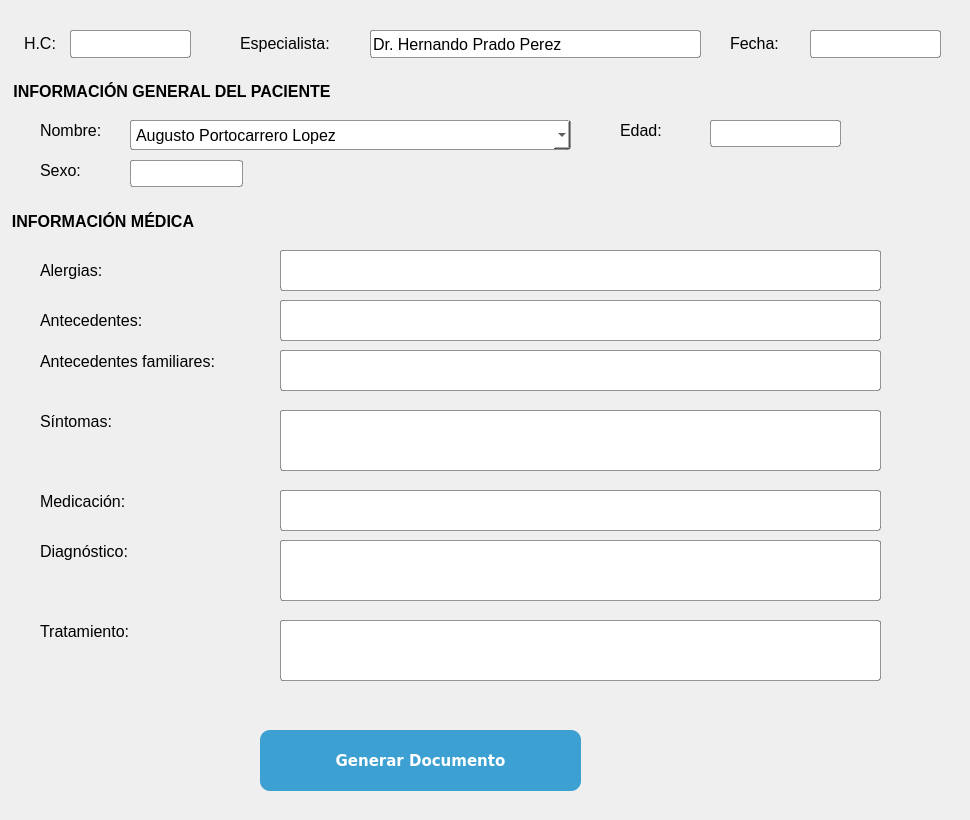
    <widget class="QWidget" name="tab_2">
     <attribute name="title">
      <string>Tab 2</string>
     </attribute>
     <widget class="QLabel" name="label_4">
      <property name="geometry">
       <rect>
        <x>730</x>
        <y>33</y>
        <width>71</width>
        <height>20</height>
       </rect>
      </property>
      <property name="font">
       <font>
        <family>Arial</family>
        <pointsize>12</pointsize>
       </font>
      </property>
      <property name="text">
       <string>Fecha:</string>
      </property>
     </widget>
     <widget class="QLineEdit" name="lineEdit_4">
      <property name="enabled">
       <bool>true</bool>
      </property>
      <property name="geometry">
       <rect>
        <x>810</x>
        <y>30</y>
        <width>131</width>
        <height>28</height>
       </rect>
      </property>
      <property name="font">
       <font>
        <family>Arial</family>
        <pointsize>12</pointsize>
       </font>
      </property>
      <property name="cursor">
       <cursorShape>ForbiddenCursor</cursorShape>
      </property>
      <property name="styleSheet">
       <string notr="true">background-color: rgb(255, 255, 255); border: 1px solid rgba(0,0,0, 0.4); border-radius: 3px</string>
      </property>
      <property name="inputMethodHints">
       <set>Qt::ImhNone</set>
      </property>
      <property name="text">
       <string/>
      </property>
      <property name="readOnly">
       <bool>true</bool>
      </property>
     </widget>
     <widget class="QLabel" name="label_6">
      <property name="geometry">
       <rect>
        <x>24</x>
        <y>33</y>
        <width>61</width>
        <height>20</height>
       </rect>
      </property>
      <property name="font">
       <font>
        <family>Arial</family>
        <pointsize>12</pointsize>
       </font>
      </property>
      <property name="text">
       <string>H.C:</string>
      </property>
     </widget>
     <widget class="QLineEdit" name="lineEdit_6">
      <property name="geometry">
       <rect>
        <x>70</x>
        <y>30</y>
        <width>121</width>
        <height>28</height>
       </rect>
      </property>
      <property name="font">
       <font>
        <family>Arial</family>
        <pointsize>12</pointsize>
        <weight>50</weight>
        <bold>false</bold>
       </font>
      </property>
      <property name="styleSheet">
       <string notr="true">background-color: rgb(255, 255, 255); border: 1px solid rgba(0,0,0, 0.4); border-radius: 3px</string>
      </property>
      <property name="text">
       <string/>
      </property>
      <property name="alignment">
       <set>Qt::AlignLeading|Qt::AlignLeft|Qt::AlignVCenter</set>
      </property>
      <property name="readOnly">
       <bool>false</bool>
      </property>
     </widget>
     <widget class="QGroupBox" name="groupBox_2">
      <property name="geometry">
       <rect>
        <x>10</x>
        <y>210</y>
        <width>931</width>
        <height>601</height>
       </rect>
      </property>
      <property name="font">
       <font>
        <family>Arial</family>
        <pointsize>12</pointsize>
        <weight>75</weight>
        <bold>true</bold>
       </font>
      </property>
      <property name="styleSheet">
       <string notr="true">
border-radius: 0px
</string>
      </property>
      <property name="title">
       <string>INFORMACIÓN MÉDICA</string>
      </property>
      <widget class="QLabel" name="label_10">
       <property name="geometry">
        <rect>
         <x>30</x>
         <y>50</y>
         <width>81</width>
         <height>21</height>
        </rect>
       </property>
       <property name="font">
        <font>
         <family>Arial</family>
         <pointsize>12</pointsize>
        </font>
       </property>
       <property name="styleSheet">
        <string notr="true">border-width: 0px</string>
       </property>
       <property name="text">
        <string>Alergias:</string>
       </property>
      </widget>
      <widget class="QLabel" name="label_8">
       <property name="geometry">
        <rect>
         <x>30</x>
         <y>200</y>
         <width>101</width>
         <height>23</height>
        </rect>
       </property>
       <property name="font">
        <font>
         <family>Arial</family>
         <pointsize>12</pointsize>
         <weight>50</weight>
         <bold>false</bold>
        </font>
       </property>
       <property name="styleSheet">
        <string notr="true">border-width: 0px</string>
       </property>
       <property name="text">
        <string>Síntomas:</string>
       </property>
      </widget>
      <widget class="QTextEdit" name="textEdit_2">
       <property name="geometry">
        <rect>
         <x>270</x>
         <y>200</y>
         <width>601</width>
         <height>61</height>
        </rect>
       </property>
       <property name="font">
        <font>
         <family>Arial</family>
         <pointsize>12</pointsize>
        </font>
       </property>
       <property name="styleSheet">
        <string notr="true">background-color: rgb(255, 255, 255); border: 1px solid rgba(0,0,0, 0.4); border-radius: 3px</string>
       </property>
       <property name="html">
        <string>&lt;!DOCTYPE HTML PUBLIC &quot;-//W3C//DTD HTML 4.0//EN&quot; &quot;http://www.w3.org/TR/REC-html40/strict.dtd&quot;&gt;
&lt;html&gt;&lt;head&gt;&lt;meta name=&quot;qrichtext&quot; content=&quot;1&quot; /&gt;&lt;style type=&quot;text/css&quot;&gt;
p, li { white-space: pre-wrap; }
&lt;/style&gt;&lt;/head&gt;&lt;body style=&quot; font-family:'Arial'; font-size:12pt; font-weight:400; font-style:normal;&quot;&gt;
&lt;p style=&quot;-qt-paragraph-type:empty; margin-top:0px; margin-bottom:0px; margin-left:0px; margin-right:0px; -qt-block-indent:0; text-indent:0px;&quot;&gt;&lt;br /&gt;&lt;/p&gt;&lt;/body&gt;&lt;/html&gt;</string>
       </property>
      </widget>
      <widget class="QLabel" name="label_9">
       <property name="geometry">
        <rect>
         <x>30</x>
         <y>330</y>
         <width>121</width>
         <height>23</height>
        </rect>
       </property>
       <property name="font">
        <font>
         <family>Arial</family>
         <pointsize>12</pointsize>
         <weight>50</weight>
         <bold>false</bold>
        </font>
       </property>
       <property name="styleSheet">
        <string notr="true">border-width: 0px</string>
       </property>
       <property name="text">
        <string>Diagnóstico:</string>
       </property>
      </widget>
      <widget class="QTextEdit" name="textEdit_3">
       <property name="geometry">
        <rect>
         <x>270</x>
         <y>330</y>
         <width>601</width>
         <height>61</height>
        </rect>
       </property>
       <property name="font">
        <font>
         <family>Arial</family>
         <pointsize>12</pointsize>
        </font>
       </property>
       <property name="styleSheet">
        <string notr="true">background-color: rgb(255, 255, 255); border: 1px solid rgba(0,0,0, 0.4); border-radius: 3px</string>
       </property>
       <property name="html">
        <string>&lt;!DOCTYPE HTML PUBLIC &quot;-//W3C//DTD HTML 4.0//EN&quot; &quot;http://www.w3.org/TR/REC-html40/strict.dtd&quot;&gt;
&lt;html&gt;&lt;head&gt;&lt;meta name=&quot;qrichtext&quot; content=&quot;1&quot; /&gt;&lt;style type=&quot;text/css&quot;&gt;
p, li { white-space: pre-wrap; }
&lt;/style&gt;&lt;/head&gt;&lt;body style=&quot; font-family:'Arial'; font-size:12pt; font-weight:400; font-style:normal;&quot;&gt;
&lt;p style=&quot;-qt-paragraph-type:empty; margin-top:0px; margin-bottom:0px; margin-left:0px; margin-right:0px; -qt-block-indent:0; text-indent:0px;&quot;&gt;&lt;br /&gt;&lt;/p&gt;&lt;/body&gt;&lt;/html&gt;</string>
       </property>
      </widget>
      <widget class="QPushButton" name="pushButton">
       <property name="enabled">
        <bool>true</bool>
       </property>
       <property name="geometry">
        <rect>
         <x>250</x>
         <y>520</y>
         <width>321</width>
         <height>61</height>
        </rect>
       </property>
       <property name="font">
        <font>
         <family>Verdana</family>
         <pointsize>11</pointsize>
         <weight>75</weight>
         <italic>false</italic>
         <bold>true</bold>
        </font>
       </property>
       <property name="cursor">
        <cursorShape>PointingHandCursor</cursorShape>
       </property>
       <property name="styleSheet">
        <string notr="true">background-color: rgb(60, 160, 210); 
border-radius: 10px; 
color: rgb(255, 255, 255)
</string>
       </property>
       <property name="text">
        <string>Generar Documento</string>
       </property>
       <property name="icon">
        <iconset>
         <normaloff>../../.designer/backup/Iconos/historialmedico.png</normaloff>../../.designer/backup/Iconos/historialmedico.png</iconset>
       </property>
       <property name="iconSize">
        <size>
         <width>35</width>
         <height>35</height>
        </size>
       </property>
      </widget>
      <widget class="QLabel" name="label_11">
       <property name="geometry">
        <rect>
         <x>30</x>
         <y>100</y>
         <width>131</width>
         <height>21</height>
        </rect>
       </property>
       <property name="font">
        <font>
         <family>Arial</family>
         <pointsize>12</pointsize>
        </font>
       </property>
       <property name="styleSheet">
        <string notr="true">border-width: 0px</string>
       </property>
       <property name="text">
        <string>Antecedentes:</string>
       </property>
      </widget>
      <widget class="QTextEdit" name="textEdit_4">
       <property name="geometry">
        <rect>
         <x>270</x>
         <y>40</y>
         <width>601</width>
         <height>41</height>
        </rect>
       </property>
       <property name="font">
        <font>
         <family>Arial</family>
         <pointsize>12</pointsize>
        </font>
       </property>
       <property name="styleSheet">
        <string notr="true">background-color: rgb(255, 255, 255); border: 1px solid rgba(0,0,0, 0.4); border-radius: 3px</string>
       </property>
       <property name="html">
        <string>&lt;!DOCTYPE HTML PUBLIC &quot;-//W3C//DTD HTML 4.0//EN&quot; &quot;http://www.w3.org/TR/REC-html40/strict.dtd&quot;&gt;
&lt;html&gt;&lt;head&gt;&lt;meta name=&quot;qrichtext&quot; content=&quot;1&quot; /&gt;&lt;style type=&quot;text/css&quot;&gt;
p, li { white-space: pre-wrap; }
&lt;/style&gt;&lt;/head&gt;&lt;body style=&quot; font-family:'Arial'; font-size:12pt; font-weight:400; font-style:normal;&quot;&gt;
&lt;p style=&quot;-qt-paragraph-type:empty; margin-top:0px; margin-bottom:0px; margin-left:0px; margin-right:0px; -qt-block-indent:0; text-indent:0px;&quot;&gt;&lt;br /&gt;&lt;/p&gt;&lt;/body&gt;&lt;/html&gt;</string>
       </property>
      </widget>
      <widget class="QTextEdit" name="textEdit_5">
       <property name="geometry">
        <rect>
         <x>270</x>
         <y>90</y>
         <width>601</width>
         <height>41</height>
        </rect>
       </property>
       <property name="font">
        <font>
         <family>Arial</family>
         <pointsize>12</pointsize>
        </font>
       </property>
       <property name="styleSheet">
        <string notr="true">background-color: rgb(255, 255, 255); border: 1px solid rgba(0,0,0, 0.4); border-radius: 3px</string>
       </property>
       <property name="html">
        <string>&lt;!DOCTYPE HTML PUBLIC &quot;-//W3C//DTD HTML 4.0//EN&quot; &quot;http://www.w3.org/TR/REC-html40/strict.dtd&quot;&gt;
&lt;html&gt;&lt;head&gt;&lt;meta name=&quot;qrichtext&quot; content=&quot;1&quot; /&gt;&lt;style type=&quot;text/css&quot;&gt;
p, li { white-space: pre-wrap; }
&lt;/style&gt;&lt;/head&gt;&lt;body style=&quot; font-family:'Arial'; font-size:12pt; font-weight:400; font-style:normal;&quot;&gt;
&lt;p style=&quot;-qt-paragraph-type:empty; margin-top:0px; margin-bottom:0px; margin-left:0px; margin-right:0px; -qt-block-indent:0; text-indent:0px;&quot;&gt;&lt;br /&gt;&lt;/p&gt;&lt;/body&gt;&lt;/html&gt;</string>
       </property>
      </widget>
      <widget class="QLabel" name="label_12">
       <property name="geometry">
        <rect>
         <x>30</x>
         <y>140</y>
         <width>221</width>
         <height>23</height>
        </rect>
       </property>
       <property name="font">
        <font>
         <family>Arial</family>
         <pointsize>12</pointsize>
        </font>
       </property>
       <property name="styleSheet">
        <string notr="true">border-width: 0px</string>
       </property>
       <property name="text">
        <string>Antecedentes familiares:</string>
       </property>
      </widget>
      <widget class="QTextEdit" name="textEdit_6">
       <property name="enabled">
        <bool>true</bool>
       </property>
       <property name="geometry">
        <rect>
         <x>270</x>
         <y>280</y>
         <width>601</width>
         <height>41</height>
        </rect>
       </property>
       <property name="font">
        <font>
         <family>Arial</family>
         <pointsize>12</pointsize>
        </font>
       </property>
       <property name="styleSheet">
        <string notr="true">background-color: rgb(255, 255, 255); border: 1px solid rgba(0,0,0, 0.4); border-radius: 3px</string>
       </property>
       <property name="html">
        <string>&lt;!DOCTYPE HTML PUBLIC &quot;-//W3C//DTD HTML 4.0//EN&quot; &quot;http://www.w3.org/TR/REC-html40/strict.dtd&quot;&gt;
&lt;html&gt;&lt;head&gt;&lt;meta name=&quot;qrichtext&quot; content=&quot;1&quot; /&gt;&lt;style type=&quot;text/css&quot;&gt;
p, li { white-space: pre-wrap; }
&lt;/style&gt;&lt;/head&gt;&lt;body style=&quot; font-family:'Arial'; font-size:12pt; font-weight:400; font-style:normal;&quot;&gt;
&lt;p style=&quot;-qt-paragraph-type:empty; margin-top:0px; margin-bottom:0px; margin-left:0px; margin-right:0px; -qt-block-indent:0; text-indent:0px;&quot;&gt;&lt;br /&gt;&lt;/p&gt;&lt;/body&gt;&lt;/html&gt;</string>
       </property>
      </widget>
      <widget class="QTextEdit" name="textEdit_7">
       <property name="geometry">
        <rect>
         <x>270</x>
         <y>140</y>
         <width>601</width>
         <height>41</height>
        </rect>
       </property>
       <property name="font">
        <font>
         <family>Arial</family>
         <pointsize>12</pointsize>
        </font>
       </property>
       <property name="styleSheet">
        <string notr="true">background-color: rgb(255, 255, 255); border: 1px solid rgba(0,0,0, 0.4); border-radius: 3px</string>
       </property>
       <property name="html">
        <string>&lt;!DOCTYPE HTML PUBLIC &quot;-//W3C//DTD HTML 4.0//EN&quot; &quot;http://www.w3.org/TR/REC-html40/strict.dtd&quot;&gt;
&lt;html&gt;&lt;head&gt;&lt;meta name=&quot;qrichtext&quot; content=&quot;1&quot; /&gt;&lt;style type=&quot;text/css&quot;&gt;
p, li { white-space: pre-wrap; }
&lt;/style&gt;&lt;/head&gt;&lt;body style=&quot; font-family:'Arial'; font-size:12pt; font-weight:400; font-style:normal;&quot;&gt;
&lt;p style=&quot;-qt-paragraph-type:empty; margin-top:0px; margin-bottom:0px; margin-left:0px; margin-right:0px; -qt-block-indent:0; text-indent:0px;&quot;&gt;&lt;br /&gt;&lt;/p&gt;&lt;/body&gt;&lt;/html&gt;</string>
       </property>
      </widget>
      <widget class="QLabel" name="label_13">
       <property name="geometry">
        <rect>
         <x>30</x>
         <y>280</y>
         <width>121</width>
         <height>23</height>
        </rect>
       </property>
       <property name="font">
        <font>
         <family>Arial</family>
         <pointsize>12</pointsize>
         <weight>50</weight>
         <bold>false</bold>
        </font>
       </property>
       <property name="styleSheet">
        <string notr="true">border-width: 0px</string>
       </property>
       <property name="text">
        <string>Medicación:</string>
       </property>
      </widget>
      <widget class="QLabel" name="label_14">
       <property name="geometry">
        <rect>
         <x>30</x>
         <y>410</y>
         <width>121</width>
         <height>23</height>
        </rect>
       </property>
       <property name="font">
        <font>
         <family>Arial</family>
         <pointsize>12</pointsize>
         <weight>50</weight>
         <bold>false</bold>
        </font>
       </property>
       <property name="styleSheet">
        <string notr="true">border-width: 0px</string>
       </property>
       <property name="text">
        <string>Tratamiento:</string>
       </property>
      </widget>
      <widget class="QTextEdit" name="textEdit_8">
       <property name="geometry">
        <rect>
         <x>270</x>
         <y>410</y>
         <width>601</width>
         <height>61</height>
        </rect>
       </property>
       <property name="font">
        <font>
         <family>Arial</family>
         <pointsize>12</pointsize>
        </font>
       </property>
       <property name="styleSheet">
        <string notr="true">background-color: rgb(255, 255, 255); border: 1px solid rgba(0,0,0, 0.4); border-radius: 3px</string>
       </property>
       <property name="html">
        <string>&lt;!DOCTYPE HTML PUBLIC &quot;-//W3C//DTD HTML 4.0//EN&quot; &quot;http://www.w3.org/TR/REC-html40/strict.dtd&quot;&gt;
&lt;html&gt;&lt;head&gt;&lt;meta name=&quot;qrichtext&quot; content=&quot;1&quot; /&gt;&lt;style type=&quot;text/css&quot;&gt;
p, li { white-space: pre-wrap; }
&lt;/style&gt;&lt;/head&gt;&lt;body style=&quot; font-family:'Arial'; font-size:12pt; font-weight:400; font-style:normal;&quot;&gt;
&lt;p style=&quot;-qt-paragraph-type:empty; margin-top:0px; margin-bottom:0px; margin-left:0px; margin-right:0px; -qt-block-indent:0; text-indent:0px;&quot;&gt;&lt;br /&gt;&lt;/p&gt;&lt;/body&gt;&lt;/html&gt;</string>
       </property>
      </widget>
     </widget>
     <widget class="QGroupBox" name="groupBox">
      <property name="geometry">
       <rect>
        <x>10</x>
        <y>80</y>
        <width>951</width>
        <height>125</height>
       </rect>
      </property>
      <property name="font">
       <font>
        <family>Arial</family>
        <pointsize>12</pointsize>
        <weight>75</weight>
        <bold>true</bold>
       </font>
      </property>
      <property name="styleSheet">
       <string notr="true">
border-radius: 0px
</string>
      </property>
      <property name="title">
       <string>INFORMACIÓN GENERAL DEL PACIENTE</string>
      </property>
      <widget class="QLineEdit" name="lineEdit_2">
       <property name="geometry">
        <rect>
         <x>700</x>
         <y>40</y>
         <width>131</width>
         <height>27</height>
        </rect>
       </property>
       <property name="font">
        <font>
         <family>Arial</family>
         <pointsize>12</pointsize>
        </font>
       </property>
       <property name="cursor">
        <cursorShape>IBeamCursor</cursorShape>
       </property>
       <property name="styleSheet">
        <string notr="true">background-color: rgb(255, 255, 255);  border: 1px solid rgba(0,0,0, 0.4); border-radius: 3px</string>
       </property>
       <property name="inputMethodHints">
        <set>Qt::ImhDigitsOnly|Qt::ImhFormattedNumbersOnly</set>
       </property>
       <property name="text">
        <string/>
       </property>
      </widget>
      <widget class="QLabel" name="label_3">
       <property name="geometry">
        <rect>
         <x>30</x>
         <y>80</y>
         <width>81</width>
         <height>21</height>
        </rect>
       </property>
       <property name="font">
        <font>
         <family>Arial</family>
         <pointsize>12</pointsize>
         <weight>50</weight>
         <bold>false</bold>
        </font>
       </property>
       <property name="styleSheet">
        <string notr="true">border-width: 0px</string>
       </property>
       <property name="text">
        <string>Sexo:</string>
       </property>
      </widget>
      <widget class="QLabel" name="label_2">
       <property name="geometry">
        <rect>
         <x>610</x>
         <y>40</y>
         <width>81</width>
         <height>21</height>
        </rect>
       </property>
       <property name="font">
        <font>
         <family>Arial</family>
         <pointsize>12</pointsize>
        </font>
       </property>
       <property name="styleSheet">
        <string notr="true">border-width: 0px</string>
       </property>
       <property name="text">
        <string>Edad:</string>
       </property>
      </widget>
      <widget class="QLineEdit" name="lineEdit_3">
       <property name="geometry">
        <rect>
         <x>120</x>
         <y>80</y>
         <width>113</width>
         <height>27</height>
        </rect>
       </property>
       <property name="font">
        <font>
         <family>Arial</family>
         <pointsize>12</pointsize>
        </font>
       </property>
       <property name="styleSheet">
        <string notr="true">background-color: rgb(255, 255, 255); border: 1px solid rgba(0,0,0, 0.4); border-radius: 3px</string>
       </property>
       <property name="text">
        <string/>
       </property>
      </widget>
      <widget class="QLabel" name="label">
       <property name="geometry">
        <rect>
         <x>30</x>
         <y>40</y>
         <width>81</width>
         <height>21</height>
        </rect>
       </property>
       <property name="font">
        <font>
         <family>Arial</family>
         <pointsize>12</pointsize>
        </font>
       </property>
       <property name="styleSheet">
        <string notr="true">border-width: 0px</string>
       </property>
       <property name="text">
        <string>Nombre:</string>
       </property>
      </widget>
      <widget class="QComboBox" name="comboBox">
       <property name="geometry">
        <rect>
         <x>120</x>
         <y>40</y>
         <width>441</width>
         <height>30</height>
        </rect>
       </property>
       <property name="font">
        <font>
         <family>Arial</family>
         <pointsize>12</pointsize>
        </font>
       </property>
       <property name="styleSheet">
        <string notr="true">background-color: rgb(255, 255, 255); 
border: 1px solid rgba(0,0,0, 0.4); 
border-radius: 3px;
padding-left: 5px</string>
       </property>
       <item>
        <property name="text">
         <string>Augusto Portocarrero Lopez</string>
        </property>
       </item>
       <item>
        <property name="text">
         <string>Esteban Raul Perez Dominguez</string>
        </property>
       </item>
       <item>
        <property name="text">
         <string>Jose Francisco Cordova Ramirez</string>
        </property>
       </item>
       <item>
        <property name="text">
         <string>Lisa Ramirez Cordova</string>
        </property>
       </item>
       <item>
        <property name="text">
         <string>Victor Ernesto Caballero Rodriguez</string>
        </property>
       </item>
      </widget>
     </widget>
     <widget class="QLineEdit" name="lineEdit_8">
      <property name="geometry">
       <rect>
        <x>370</x>
        <y>30</y>
        <width>331</width>
        <height>28</height>
       </rect>
      </property>
      <property name="font">
       <font>
        <family>Arial</family>
        <pointsize>12</pointsize>
        <weight>50</weight>
        <bold>false</bold>
       </font>
      </property>
      <property name="styleSheet">
       <string notr="true">background-color: rgb(255, 255, 255); border: 1px solid rgba(0,0,0, 0.4); border-radius: 3px</string>
      </property>
      <property name="text">
       <string>Dr. Hernando Prado Perez</string>
      </property>
      <property name="alignment">
       <set>Qt::AlignLeading|Qt::AlignLeft|Qt::AlignVCenter</set>
      </property>
     </widget>
     <widget class="QLabel" name="label_7">
      <property name="geometry">
       <rect>
        <x>240</x>
        <y>33</y>
        <width>121</width>
        <height>20</height>
       </rect>
      </property>
      <property name="font">
       <font>
        <family>Arial</family>
        <pointsize>12</pointsize>
       </font>
      </property>
      <property name="text">
       <string>Especialista:</string>
      </property>
     </widget>
    </widget>
